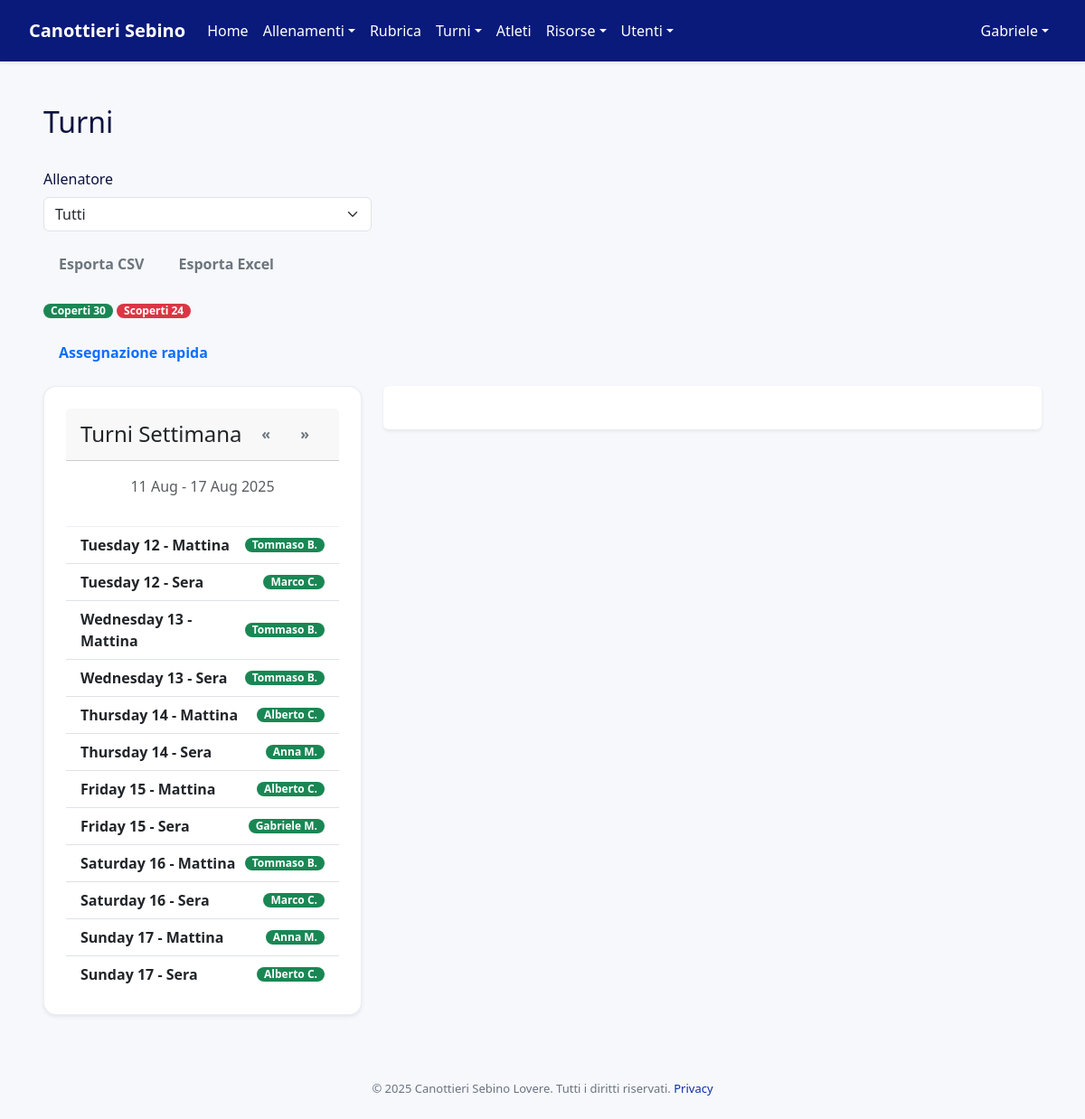
The app's page /turni (signed in), older data.
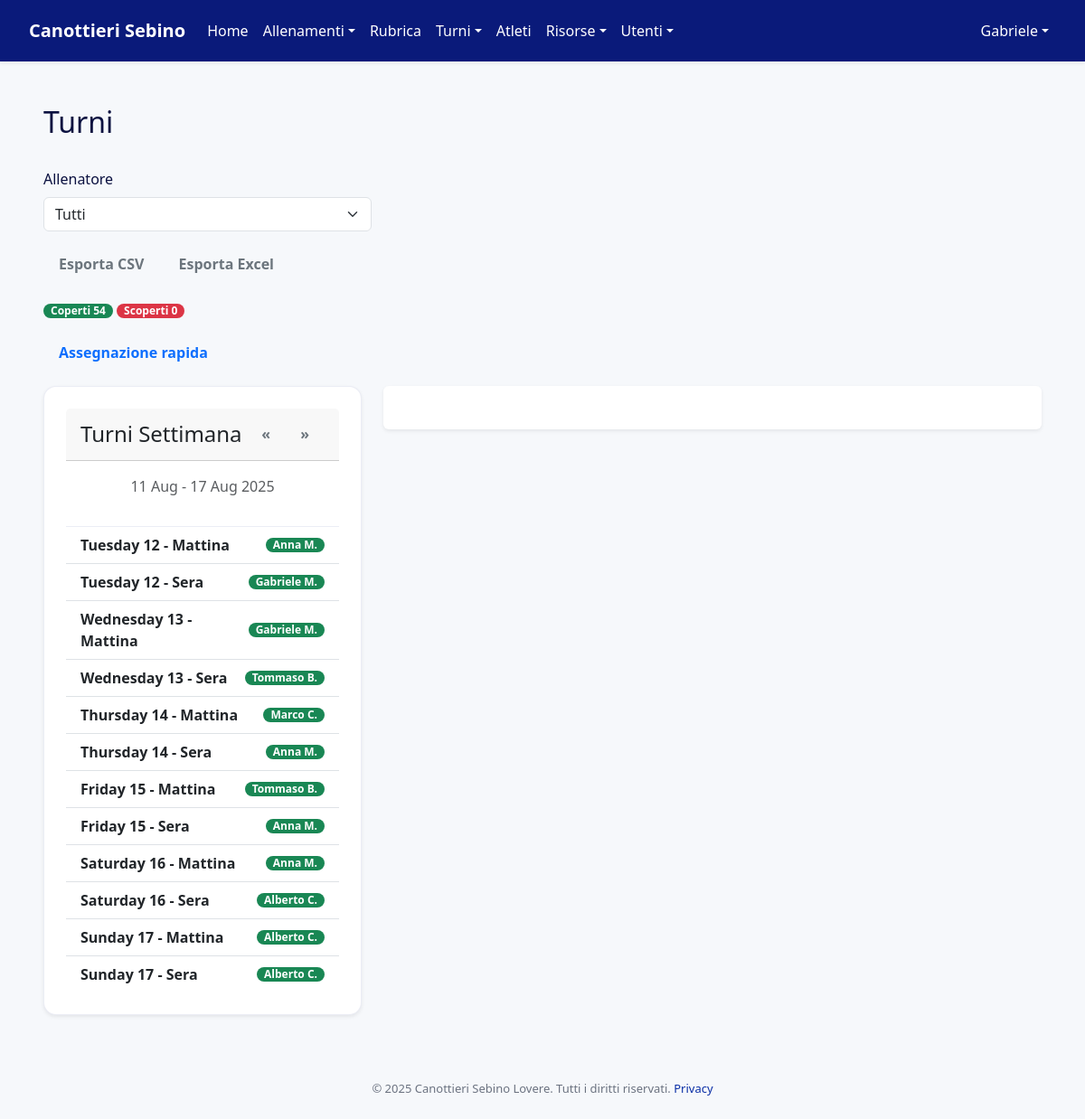
The same page, newer data.
### models.py (models this page shows, shortened)
class User(Base):
    __tablename__ = "users"
    id = Column(Integer, primary_key=True, index=True)
    username = Column(String, unique=True, index=True, nullable=False)
    hashed_password = Column(String, nullable=False)
    first_name = Column(String, nullable=False)
    last_name = Column(String, nullable=False)
    email = Column(String, unique=True, index=True)
    phone_number = Column(String)
    date_of_birth = Column(Date)
    tax_code = Column(String, unique=True)
    enrollment_year = Column(Integer)
    membership_date = Column(Date)
    certificate_expiration = Column(Date)
    address = Column(String)
    manual_category = Column(String, nullable=True)
    roles = relationship("Role", secondary=user_roles, back_populates="users")
    tags = relationship("Tag", secondary=user_tags, back_populates="users")
    barche_assegnate = relationship("Barca", secondary=barca_atleti_association, back_populates="atleti_assegnati")
    schede_pesi = relationship("SchedaPesi", back_populates="atleta")
    turni = relationship("Turno", back_populates="user")
    availabilities = relationship("TrainerAvailability", back_populates="user")
    allenamenti_seguiti = relationship("Allenamento", secondary=allenamento_coach_association, back_populates="coaches")

class Turno(Base):
    __tablename__ = "turni"
    id = Column(Integer, primary_key=True, index=True)
    data = Column(Date, nullable=False, index=True)
    fascia_oraria = Column(String, nullable=False)
    user_id = Column(Integer, ForeignKey('users.id'), nullable=True)
    user = relationship("User", back_populates="turni")

### routers/trainings.py (the view)
@router.get("/turni", response_class=HTMLResponse)
async def view_turni(
    request: Request,
    db: Session = Depends(get_db),
    current_user: models.User = Depends(get_current_admin_or_coach_user),
    week_offset: int = 0,
    allenatore_id: int | None = None,
):
    today = date.today() + timedelta(weeks=week_offset)
    start_of_week = today - timedelta(days=today.weekday())
    end_of_week = start_of_week + timedelta(days=6)
    allenatori = (
        db.query(models.User)
        .join(models.User.roles)
        .filter(models.Role.name == "allenatore")
        .all()
    )
    query = db.query(models.Turno).filter(
        models.Turno.data.between(start_of_week, end_of_week)
    )
    if allenatore_id:
        query = query.filter(models.Turno.user_id == allenatore_id)
    turni = query.order_by(models.Turno.data, models.Turno.fascia_oraria).all()
    availabilities = (
        db.query(models.TrainerAvailability)
        .filter(
            models.TrainerAvailability.turno_id.in_([t.id for t in turni]),
            models.TrainerAvailability.available.is_(True),
        )
        .all()
    )
    avail_map: dict[int, list[int]] = {}
    for av in availabilities:
        avail_map.setdefault(av.turno_id, []).append(av.user_id)
    month_start = date.today().replace(day=1)
    if month_start.month == 12:
        next_month = date(month_start.year + 1, 1, 1)
    else:
        next_month = date(month_start.year, month_start.month + 1, 1)
    month_end = next_month - timedelta(days=1)
    month_query = db.query(models.Turno).filter(
        models.Turno.data.between(month_start, month_end)
    )
    if allenatore_id:
        month_query = month_query.filter(models.Turno.user_id == allenatore_id)
    month_covered = month_query.filter(models.Turno.user_id.isnot(None)).count()
    month_uncovered = month_query.filter(models.Turno.user_id.is_(None)).count()
    return templates.TemplateResponse(
        "turni.html",
        {
            "request": request,
            "current_user": current_user,
            "allenatori": allenatori,
            "turni": turni,
            "avail_map": avail_map,
            "week_offset": week_offset,
            "week_start": start_of_week,
            "week_end": end_of_week,
            "current_filter": allenatore_id,
            "month_covered": month_covered,
            "month_uncovered": month_uncovered,
        },
    )

### templates/turni.html (shortened to what this page needs)
{% extends "layout/base.html" %}
{% block content %}
<div class="container-fluid p-4">
    <div class="d-flex justify-content-between align-items-center mb-4">
        <h1 class="h2">Turni</h1>
    </div>
    <div class="mb-3">
        <form method="get" class="row g-2 align-items-end">
            <div class="col-sm-4">
                <label for="allenatoreFilter" class="form-label">Allenatore</label>
                <select class="form-select" id="allenatoreFilter" name="allenatore_id" onchange="this.form.submit()">
                    <option value="">Tutti</option>
                </select>
            </div>
        </form>
    </div>
    <div class="mb-3">
        <a href="/turni/export/csv" class="btn btn-outline-secondary btn-sm">Esporta CSV</a>
        <a href="/turni/export/excel" class="btn btn-outline-secondary btn-sm">Esporta Excel</a>
    </div>
    <div class="mb-3">
        <span class="badge bg-success">Coperti {{ month_covered }}</span>
        <span class="badge bg-danger">Scoperti {{ month_uncovered }}</span>
    </div>
    {% if current_user.is_admin %}
    <div class="mb-3">
        <button class="btn btn-sm btn-outline-primary" id="toggleQuickAssign" type="button">Assegnazione rapida</button>
    </div>
    {% endif %}
    <div class="row g-4">
        <div class="col-lg-4">
            <div class="card shadow-sm">
                <div class="card-header d-flex justify-content-between align-items-center">
                    <h4 class="mb-0">Turni Settimana</h4>
                    <div class="btn-group">
                        <a href="/turni?week_offset={{ week_offset - 1 }}{% if current_filter %}&allenatore_id={{ current_filter }}{% endif %}" class="btn btn-outline-secondary">&laquo;</a>
                        <a href="/turni?week_offset={{ week_offset + 1 }}{% if current_filter %}&allenatore_id={{ current_filter }}{% endif %}" class="btn btn-outline-secondary">&raquo;</a>
                    </div>
                </div>
                <div class="card-body">
                    <p class="text-center text-muted">
                        {{ week_start.strftime('%d %b') }} - {{ week_end.strftime('%d %b %Y') }}
                    </p>
                </div>
                <div class="list-group list-group-flush">
                    {% for turno in turni %}
                        <div class="list-group-item d-flex justify-content-between align-items-center">
                            <div>
                                <div class="fw-bold">{{ turno.data.strftime('%A %d') }} - {{ turno.fascia_oraria }}</div>
                            </div>
                            {% if turno.user %}
                                <span class="badge rounded-pill" style="background-color: #198754;">{{ turno.user.first_name }} {{ turno.user.last_name[0] }}.</span>
                            {% endif %}
                        </div>
                    {% else %}
                        <div class="list-group-item">Nessun turno in questa settimana.</div>
                    {% endfor %}
                </div>
            </div>
        </div>
        <div class="col-lg-8">
            <div id="calendar" class="bg-white p-4 rounded shadow-sm"></div>
        </div>
    </div>
</div>
{% endblock %}

### templates/layout/base.html (shortened to what this page needs)
<!DOCTYPE html>
<html lang="it">
<head>
  <link href="https://cdn.jsdelivr.net/npm/bootstrap@5.3.3/dist/css/bootstrap.min.css" rel="stylesheet" />
  <link rel="stylesheet" href="{{ url_for('static', path='css/app.css') }}" />
</head>
<body>
  {% block navbar %}
    {% include 'partials/_navbar.html' %}
  {% endblock %}
  <main class="main {% block main_class %}{% endblock %}">
    {% block content %}{% endblock %}
  </main>
  {% include 'partials/_footer.html' %}
</body>
</html>

### templates/partials/_navbar.html (shortened to what this page needs)
<nav class="navbar navbar-expand-lg navbar-dark shadow-sm" role="navigation">
  <div class="container-fluid">
    <a class="navbar-brand fw-bold" href="/dashboard">Canottieri Sebino</a>
    <div class="collapse navbar-collapse" id="navbarNav">
      {% if current_user is defined and current_user %}
      <ul class="navbar-nav me-auto mb-2 mb-lg-0">
        <li class="nav-item"><a class="nav-link" href="/dashboard">Home</a></li>
        <li class="nav-item dropdown">
          <a class="nav-link dropdown-toggle" href="#" id="allenamentiDropdown" role="button" data-bs-toggle="dropdown">Allenamenti</a>
        </li>
        <li class="nav-item"><a class="nav-link" href="/rubrica">Rubrica</a></li>
        {% if current_user.is_admin or current_user.is_allenatore %}
        <li class="nav-item dropdown">
          <a class="nav-link dropdown-toggle" href="#" id="turniDropdown" role="button" data-bs-toggle="dropdown">Turni</a>
        </li>
        {% endif %}
        {% if current_user.is_admin or current_user.is_allenatore %}
        <li class="nav-item"><a class="nav-link" href="/athletes">Atleti</a></li>
        {% endif %}
        <li class="nav-item dropdown">
          <a class="nav-link dropdown-toggle" href="#" id="risorseDropdown" role="button" data-bs-toggle="dropdown">Risorse</a>
        </li>
        {% if current_user.is_admin %}
        <li class="nav-item dropdown">
          <a class="nav-link dropdown-toggle" href="#" id="adminMenu" role="button" data-bs-toggle="dropdown">Utenti</a>
        </li>
        {% endif %}
      </ul>
      {% endif %}
      <ul class="navbar-nav ms-auto">
        {% if current_user is defined and current_user %}
        <li class="nav-item dropdown">
          <a class="nav-link dropdown-toggle" href="#" id="navbarUserDropdown" role="button" data-bs-toggle="dropdown">{{ current_user.first_name or current_user.username }}</a>
        </li>
        {% else %}
        <li class="nav-item"><a class="nav-link" href="/login">Login</a></li>
        {% endif %}
      </ul>
    </div>
  </div>
</nav>

### templates/partials/_footer.html
<footer class="footer">
  © 2025 Canottieri Sebino Lovere. Tutti i diritti riservati.
  <a href="/privacy" class="link">Privacy</a>
</footer>

### static/css/app.css (style rules this page uses)
:root { --brand:#0a1a7a; --brand-2:#0a2ea6; --text:#0b1140; --muted:#6b7280; --bg:#f6f8fb; --card:#ffffff; --danger:#cc3535; --ring:0 0 0 3px rgba(10,46,166,.2); --radius:14px; --shadow:0 10px 30px rgba(16,24,40,.08); }
* { box-sizing:border-box }
html,body { height:100% }
body { margin:0; font-family:ui-sans-serif, system-ui, -apple-system, 'Segoe UI', Roboto, Arial, 'Noto Sans', sans-serif; background:var(--bg); color:var(--text); display:flex; flex-direction:column; min-height:100vh; }
.main { flex:1; width:100%; max-width:1200px; margin:0 auto; padding:24px; }
.card { background:var(--card); border-radius:var(--radius); box-shadow:var(--shadow); padding:24px; border:1px solid rgba(10,26,122,.08); }
.btn { display:inline-flex; align-items:center; justify-content:center; padding:10px 16px; border-radius:12px; font-weight:600; font-size:16px; line-height:1.2; border:1px solid transparent; cursor:pointer; text-decoration:none; transition:.15s background,.15s border-color,.15s color; }
.badge,.chip { display:inline-block; padding:2px 8px; border-radius:9999px; font-size:12px; font-weight:600; }
.badge { background:var(--brand); color:#fff; }
.navbar { background:var(--brand); color:#fff; padding:14px 20px; }
.navbar a { color:inherit; text-decoration:none; }
.footer { padding:24px 10px; text-align:center; font-size:13px; color:var(--muted); }
.link { color:var(--brand-2); text-decoration:none; }

Row changes from the older to the newer data that the page shows:
changed Turno (number 1 of 12 on the later page): user.first_name "Tommaso" → "Anna"; user "B" → "M"
changed Turno (number 2 of 12 on the later page): user.first_name "Marco" → "Gabriele"; user "C" → "M"
changed Turno (number 3 of 12 on the later page): user.first_name "Tommaso" → "Gabriele"; user "B" → "M"
changed Turno: user.first_name "Alberto" → "Marco"
changed Turno (number 7 of 12 on the later page): user.first_name "Alberto" → "Tommaso"; user "C" → "B"
changed Turno (number 8 of 12 on the later page): user.first_name "Gabriele" → "Anna"
changed Turno (number 9 of 12 on the later page): user.first_name "Tommaso" → "Anna"; user "B" → "M"
changed Turno (number 10 of 12 on the later page): user.first_name "Marco" → "Alberto"
changed Turno (number 11 of 12 on the later page): user.first_name "Anna" → "Alberto"; user "M" → "C"
Text that changed along with them:
{{ month_covered }}: "30" → "54"
{{ month_uncovered }}: "24" → "0"
